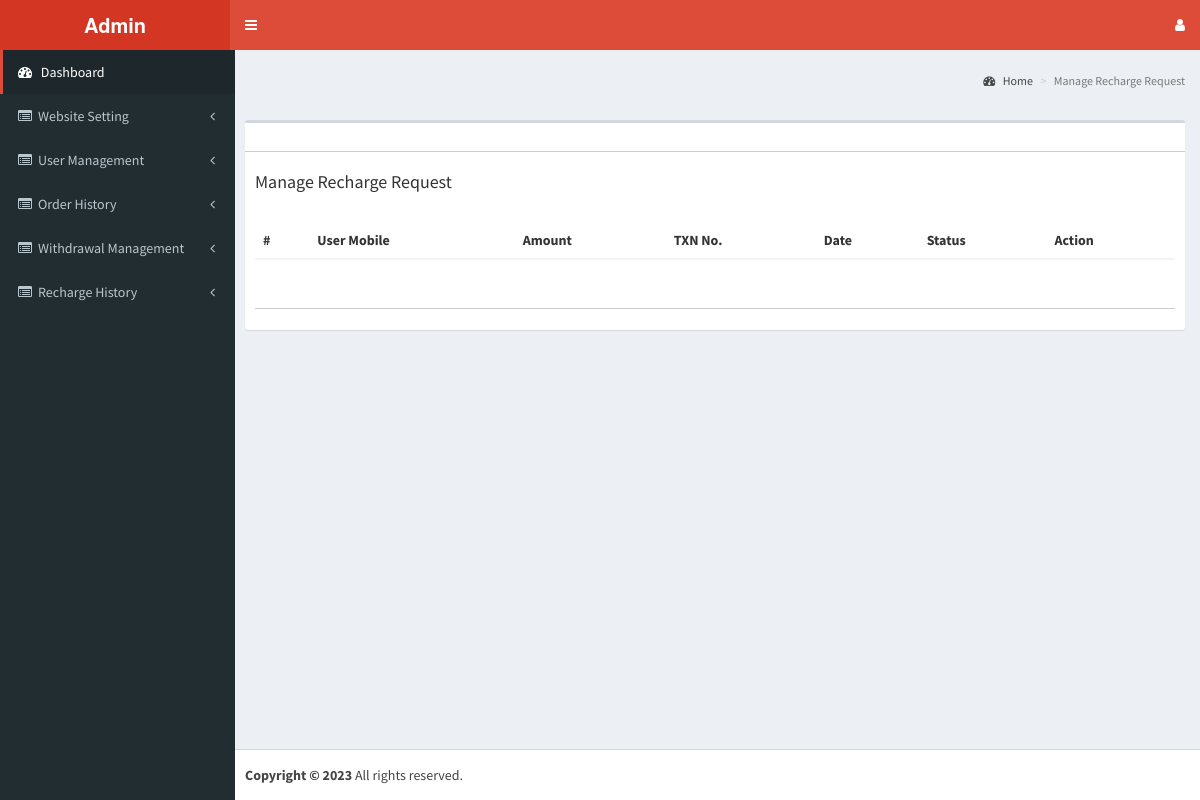
Page /admin/manage_recharge.php on the earlier database version.
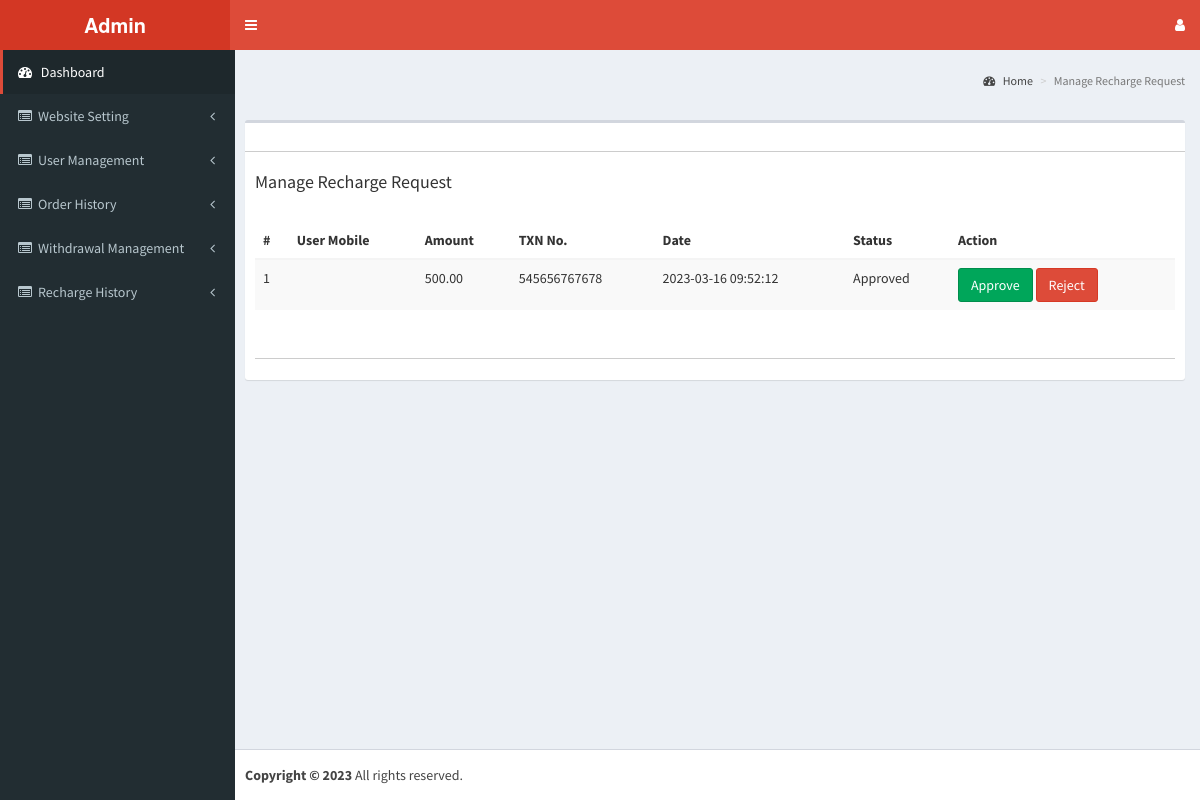
Same page on the later database version.
### tables this page shows
CREATE TABLE `recharge_details` (
  `id` int(11) NOT NULL,
  `user_id` int(11) NOT NULL,
  `recharge_amount` decimal(32,2) NOT NULL,
  `upi` varchar(255) NOT NULL,
  `transaction_number` varchar(255) NOT NULL,
  `status` int(11) NOT NULL,
  `updated_at` datetime NOT NULL
);

### admin/manage_recharge.php (the view, shortened to what this page needs)
<?php include('header.php'); ?>
<div class="content-wrapper">
  <section class="content-header">
    <br></br>
    <ol class="breadcrumb">
      <li><a href="desktop.php"><i class="fa fa-dashboard"></i> Home</a></li>
      <li class="active">Manage Recharge Request</li>
    </ol>
  </section>
  <section class="content">
    <div class="row">
      <div class="col-xs-12">
        <div class="box">
          <div class="box-header box-header2">
            <div class="col-xs-6 text-right">
            </div>
            <div class="col-sm-6">
              <div class="pull-right">&nbsp;</div>
            </div>
          </div>
          <div class="box-body" style="overflow-x:auto;">
            <form id="formID" name="formID" method="post" action="#" enctype="multipart/form-data">
              <table id="example1" class="table table-striped">
                <h4 class="table_bg ">Manage Recharge Request</h4>
                <thead>
                  <tr>
                    <th>#</th>
                    <th>User Mobile</th>
                    <th>Amount</th>
                    <th>TXN No.</th>
                    <th>Date</th>
                    <th>Status</th>
                    <th>Action</th>
                  </tr>
                </thead>
                <tbody>
                  <?php
                  $count = 1;
                  include('connection.php');
                  $sql = "select * from recharge_details ";
                  $result = mysqli_query($connection, $sql);
                  if (mysqli_num_rows($result) > 0) {
                    while ($row = mysqli_fetch_assoc($result)) {
                      ?>
                      <tr>
                        <td>
                          <?php echo $count++; ?>
                        </td>
                        <td></td>
                        <td>
                          <?php echo $row['recharge_amount']; ?>
                        </td>
                        <td>
                          <?php echo $row['transaction_number'] ?>
                        </td>
                        <td>
                          <?php echo $row['updated_at']; ?>
                        </td>
                        <td>
                          <?php
                          if ($row['status'] == 1) {
                            echo "Pending";
                          } else {
                            echo "Approved";
                          }
                          ?>
                        <td>
                          <a class="btn btn-success"
                            href="approve_recharge_request.php?id=<?php echo $row['id'] ?>&user_id=<?php echo $row['user_id']; ?>">Approve</a>
                          <a class="btn btn-danger"
                            href="reject_recharge_request.php?id=<?php echo $row['id'] ?>&user_id=<?php echo $row['user_id']; ?>">Reject</a>
                        </td>
                      </tr>
                      <?php
                    }
                  }
                  ?>
                </tbody>
              </table>
              <div class="box-header box-header2" style="margin-bottom: 10px;">&nbsp; </div>
              <div class="row">
                <div class="col-sm-6"></div>
                <div class="col-sm-6 text-right">
                </div>
              </div>
            </form>
          </div>
        </div>
      </div>
    </div>
  </section>
</div>
<?php include('footer.php'); ?>

### admin/header.php (shortened to what this page needs)
<!DOCTYPE html>
<html>
<head>
    <link rel="stylesheet" href="assets/css/bootstrap.min.css">
    <link rel="stylesheet" href="https://cdnjs.cloudflare.com/ajax/libs/font-awesome/4.5.0/css/font-awesome.min.css">
    <link rel="stylesheet" href="https://cdnjs.cloudflare.com/ajax/libs/ionicons/2.0.1/css/ionicons.min.css">
    <link rel="stylesheet" href="assets/css/AdminLTE.min.css">
    <link rel="stylesheet" href="assets/css/_all-skins.min.css">
    <link rel="stylesheet" href="assets/css/blue.css">
    <link rel="stylesheet" href="assets/css/morris.css">
    <link rel="stylesheet" href="assets/css//jquery-jvectormap-1.2.2.css">
    <link rel="stylesheet" href="assets/css//datepicker3.css">
    <link rel="stylesheet" href="assets/css/daterangepicker-bs3.css">
    <link rel="stylesheet" href="assets/css/bootstrap3-wysihtml5.min.css">
</head>
<body class="hold-transition skin-red sidebar-mini">
    <div class="wrapper" style="background-color:black!important">
        <header class="main-header" >
            <a href="desktop.php" class="logo">
                <span class="logo-lg"><b>Admin </b></span>
            </a>
            <nav class="navbar navbar-static-top" >
                <a href="#" class="sidebar-toggle" data-toggle="offcanvas" role="button">
                </a>
                <div class="navbar-custom-menu">
                    <ul class="nav navbar-nav">
                        <li class="dropdown user user-menu">
                            <a href="#" class="dropdown-toggle" data-toggle="dropdown">
                                <span class="hidden-xs"><i class="fa fa-user"></i></span>
                            </a>
                        </li>
                    </ul>
                </div>
            </nav>
        </header>
        <aside class="main-sidebar">
            <section class="sidebar">
                <ul class="sidebar-menu">
                    <li class="active treeview"> <a href="desktop.php"> <i class="fa fa-dashboard"></i>
                            <span>Dashboard</span> </a></li>
                    <li class="treeview"> <a href="#"> <i class="fa fa-list-alt"></i><span>Website Setting</span><i
                                class="fa fa-angle-left pull-right"></i></a>
                    </li>
                    <li class="treeview"> <a href="#"> <i class="fa fa-list-alt"></i><span>User Management</span><i
                                class="fa fa-angle-left pull-right"></i></a>
                    </li>
                    <li class="treeview"> <a href="#"> <i class="fa fa-list-alt"></i><span>Order History</span><i
                                class="fa fa-angle-left pull-right"></i></a>
                    </li>
                    <li class="treeview"> <a href="#"> <i class="fa fa-list-alt"></i><span>Withdrawal
                                Management</span><i class="fa fa-angle-left pull-right"></i></a>
                    </li>
                    <li class="treeview"> <a href="#"> <i class="fa fa-list-alt"></i><span>Recharge History</span><i
                                class="fa fa-angle-left pull-right"></i></a>
                    </li>
                </ul>
            </section><br />
        </aside>

### admin/footer.php (shortened to what this page needs)
<footer class="main-footer">
<strong>Copyright &copy;
</strong> All rights reserved.
</footer>
</div>
</body>
</html>

Differences in the rows shown:
added recharge_details: recharge_amount "500.00", transaction_number "545656767678", updated_at "2023-03-16 09:52:12", status "Approved"
